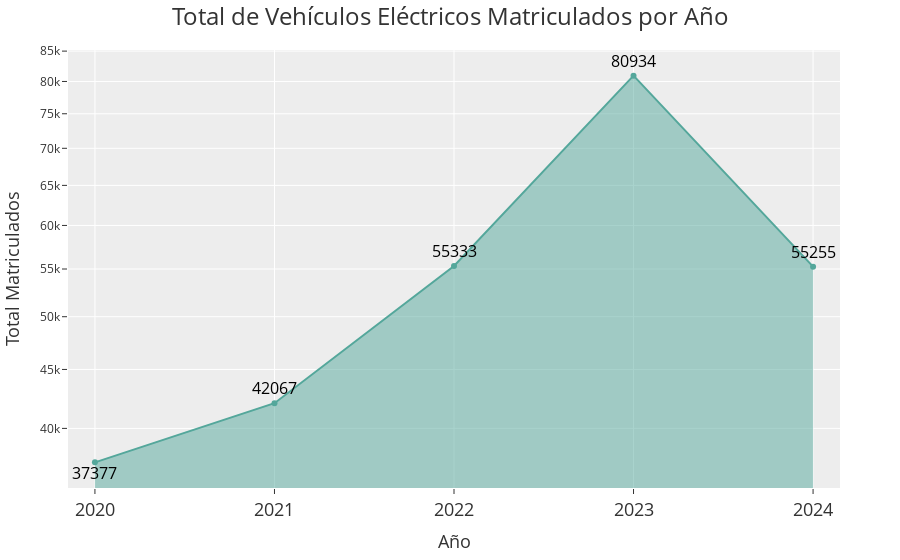

Write notebook code for a chart like this one.
### Code cell
# Agrupar por año y contar el total de vehículos matriculados
df_grouped = electricos.groupby("FEC_ANUAL").size().reset_index(name="TOTAL MATRICULADOS")

# Crear el gráfico de área
fig = go.Figure()

# Definir un umbral basado en el 80% del valor máximo para determinar la posición del texto
umbral = df_grouped["TOTAL MATRICULADOS"].max() * 0.8

# Añadir la serie de datos con el área sombreada y posicionamiento dinámico del texto
fig.add_trace(go.Scatter(
    x=df_grouped["FEC_ANUAL"],  # Año de matriculación en el eje X
    y=df_grouped["TOTAL MATRICULADOS"],  # Total de vehículos matriculados en el eje Y
    mode='lines+markers+text',  # Muestra la línea, los puntos y los valores
    line=dict(color='#54a79b', width=2),  # Color y estilo de la línea
    fill='tozeroy',  # Rellena el área bajo la línea
    text=df_grouped["TOTAL MATRICULADOS"],  # Texto con el valor de cada punto
    textposition=[
        'top center' if i == df_grouped["TOTAL MATRICULADOS"].idxmax() else 
        ('bottom center' if i == df_grouped["TOTAL MATRICULADOS"].idxmin() else 
         'middle right' if val > umbral else 'top center')
        for i, val in enumerate(df_grouped["TOTAL MATRICULADOS"])
    ],  # Posicionar el texto de acuerdo con el umbral y los extremos
    textfont=dict(size=16, color='black')
))

# Configurar el diseño del gráfico
fig.update_layout(
    title="Total de Vehículos Eléctricos Matriculados por Año",
    title_font_size=24,  # Tamaño del título principal
    xaxis_title="Año",
    xaxis_title_font_size=18,  # Tamaño del título del eje X
    yaxis_title="Total Matriculados",
    yaxis_title_font_size=18,  # Tamaño del título del eje Y
    xaxis=dict(
        tickfont=dict(size=18), 
        dtick=1,
        range=[df_grouped["FEC_ANUAL"].min() - 0.15, df_grouped["FEC_ANUAL"].max() + 0.15]  # Extiende el rango del eje X
    ), 
    yaxis=dict(
        range=[0, df_grouped["TOTAL MATRICULADOS"].max() * 1.2],  # Ajusta el rango del eje Y para hacerlo más plano
        type="log",
        autorange=True  # Desactivar el ajuste automático del rango
    ),
    margin=dict(l=60, r=60, t=50, b=40),  # Ajuste de márgenes para reducir espacio en blanco
    showlegend=False  # Ocultar la leyenda
)

# Mostrar el gráfico
fig.show()

### Figure 1 — Plotly figure (JSON) as saved in the notebook; plotly's stock layout.template omitted (floating-point values rounded to 4 significant figures)
{"data": [{"fill": "tozeroy", "line": {"color": "#54a79b", "width": 2}, "mode": "lines+markers+text", "text": [37377, 42067, 55333, 80934, 55255], "textfont": {"color": "black", "size": 16}, "textposition": ["bottom center", "top center", "top center", "top center", "top center"], "type": "scatter", "x": [2020, 2021, 2022, 2023, 2024], "y": [37377, 42067, 55333, 80934, 55255]}], "layout": {"margin": {"b": 40, "l": 60, "r": 60, "t": 50}, "showlegend": false, "title": {"font": {"size": 24}, "text": "Total de Vehículos Eléctricos Matriculados por Año"}, "xaxis": {"dtick": 1, "range": [2020.0, 2024.0], "tickfont": {"size": 18}, "title": {"font": {"size": 18}, "text": "Año"}}, "yaxis": {"autorange": true, "range": [0, 97120.0], "title": {"font": {"size": 18}, "text": "Total Matriculados"}, "type": "log"}}}
